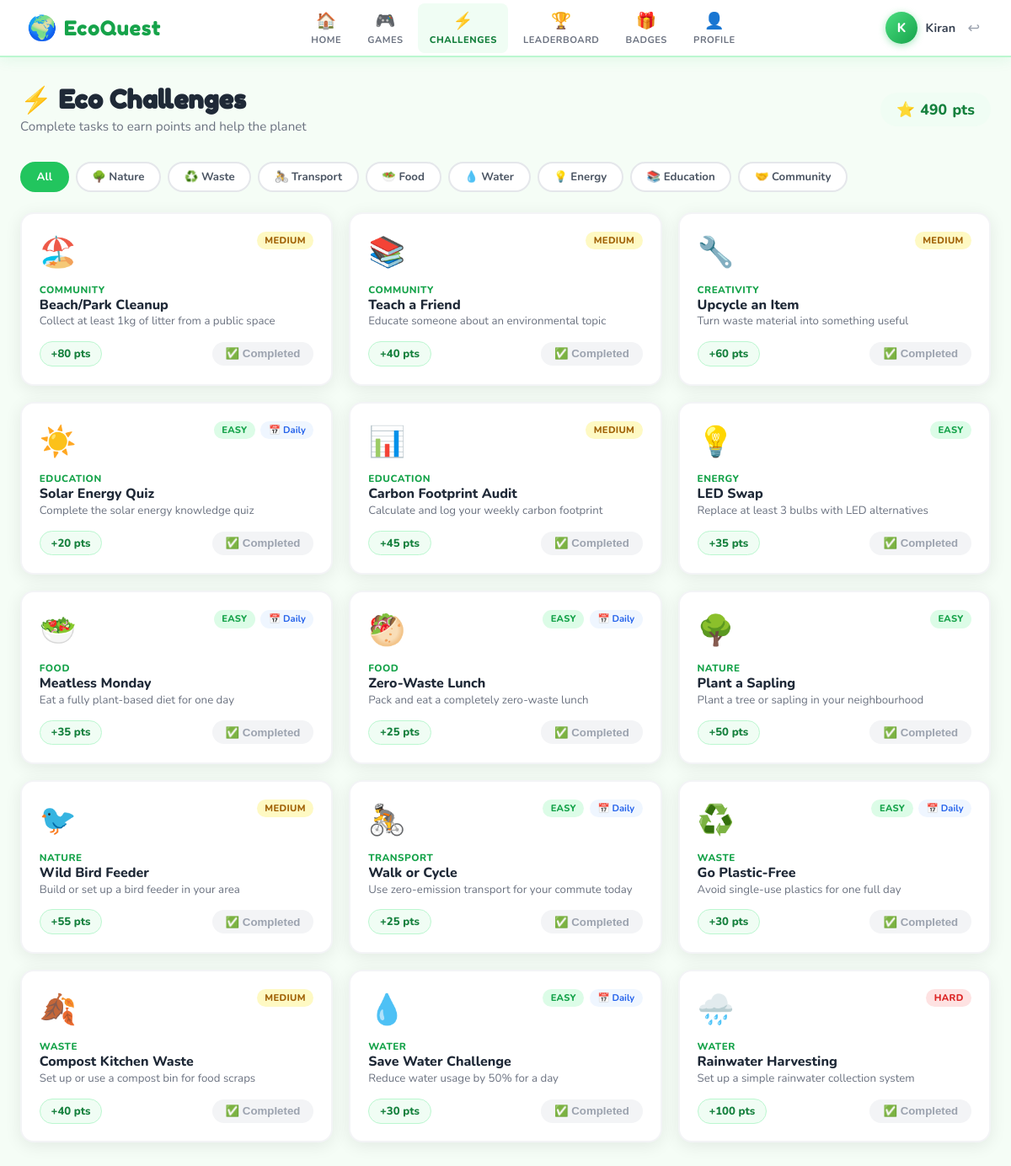
Screenshot of /challenges (signed in) with the database file from the repository.
### tables this page shows
CREATE TABLE users(
        id INTEGER PRIMARY KEY AUTOINCREMENT,
        name TEXT NOT NULL,
        email TEXT UNIQUE NOT NULL,
        password TEXT NOT NULL,
        points INTEGER DEFAULT 0,
        streak INTEGER DEFAULT 0,
        last_activity TEXT,
        avatar TEXT DEFAULT 'leaf',
        created_at TEXT DEFAULT CURRENT_TIMESTAMP
    , gold_coins INTEGER DEFAULT 0);

CREATE TABLE challenges(
        id INTEGER PRIMARY KEY AUTOINCREMENT,
        title TEXT NOT NULL,
        description TEXT NOT NULL,
        points INTEGER NOT NULL,
        category TEXT NOT NULL,
        difficulty TEXT DEFAULT 'easy',
        icon TEXT DEFAULT '🌱',
        daily INTEGER DEFAULT 0
    );

### app.py (the view)
@app.route('/challenges')
@login_required
def challenges():
    uid = session['user_id']
    db  = get_db()
    u   = db.execute('SELECT * FROM users WHERE id=?',(uid,)).fetchone()
    all_c = db.execute('SELECT * FROM challenges ORDER BY category, difficulty').fetchall()
    done  = {r['challenge_id'] for r in db.execute('SELECT DISTINCT challenge_id FROM completions WHERE user_id=?',(uid,)).fetchall()}
    db.close()
    lvl = level_for_points(u['points'])
    xp  = xp_progress(u['points'])
    return render_template('challenges.html', challenges=all_c, done=done, user=u, level=lvl, xp=xp)

### app.py (called while the page is built)
def get_db():
    conn = sqlite3.connect(DB)
    conn.row_factory = sqlite3.Row
    return conn

def login_required(f):
    @wraps(f)
    def decorated(*args, **kwargs):
        if 'user_id' not in session:
            return redirect(url_for('login'))
        return f(*args, **kwargs)
    return decorated

def level_for_points(pts):
    thresholds = [0,100,300,600,1000,1500,2200,3000,4000,5000]
    for i,t in enumerate(thresholds):
        if pts < t: return max(1,i)
    return len(thresholds)

def xp_progress(pts):
    thresholds = [0,100,300,600,1000,1500,2200,3000,4000,5000]
    lvl = level_for_points(pts)
    lo = thresholds[min(lvl-1, len(thresholds)-1)]
    hi = thresholds[min(lvl, len(thresholds)-1)]
    if hi == lo: return 100
    return int((pts - lo) / (hi - lo) * 100)

### templates/challenges.html (shortened to what this page needs)
{% extends "base.html" %}
{% block content %}
<div class="page-header">
  <div>
    <h1 class="page-title">⚡ Eco Challenges</h1>
    <p class="page-sub">Complete tasks to earn points and help the planet</p>
  </div>
  <div class="points-badge">
    <span>⭐</span> <span id="livePoints">{{ user.points }}</span> pts
  </div>
</div>
<div class="filter-tabs">
  <button class="ftab active" data-cat="all">All</button>
  <button class="ftab" data-cat="Nature">🌳 Nature</button>
  <button class="ftab" data-cat="Waste">♻️ Waste</button>
  <button class="ftab" data-cat="Transport">🚴 Transport</button>
  <button class="ftab" data-cat="Food">🥗 Food</button>
  <button class="ftab" data-cat="Water">💧 Water</button>
  <button class="ftab" data-cat="Energy">💡 Energy</button>
  <button class="ftab" data-cat="Education">📚 Education</button>
  <button class="ftab" data-cat="Community">🤝 Community</button>
</div>
<div class="challenges-grid" id="challengesGrid">
{% for c in challenges %}
  <div class="ch-card {% if c.id in done %}ch-done{% endif %}" data-cat="{{ c.category }}" id="card-{{ c.id }}">
    <div class="ch-card-top">
      <div class="ch-big-icon">{{ c.icon }}</div>
      <div class="ch-badges">
        <span class="diff-badge diff-{{ c.difficulty }}">{{ c.difficulty }}</span>
        {% if c.daily %}<span class="daily-badge">📅 Daily</span>{% endif %}
      </div>
    </div>
    <div class="ch-card-body">
      <div class="ch-card-cat">{{ c.category }}</div>
      <h3 class="ch-card-title">{{ c.title }}</h3>
      <p class="ch-card-desc">{{ c.description }}</p>
    </div>
    <div class="ch-card-footer">
      <div class="ch-pts-pill">+{{ c.points }} pts</div>
      {% if c.id in done %}
        <button class="btn-done" disabled>✅ Completed</button>
      {% else %}
        <button class="btn-complete-card" onclick="completeChallenge({{ c.id }}, this)">
          ✓ Complete
        </button>
      {% endif %}
    </div>
  </div>
{% endfor %}
</div>
{% endblock %}

### static/css/main.css (style rules this page uses)
:root { --green-50: #f0fdf4; --green-100: #dcfce7; --green-200: #bbf7d0; --green-400: #4ade80; --green-500: #22c55e; --green-600: #16a34a; --green-700: #15803d; --blue-50: #eff6ff; --blue-400: #60a5fa; --blue-500: #3b82f6; --blue-600: #2563eb; --orange-400: #fb923c; --orange-500: #f97316; --purple-400: #c084fc; --purple-500: #a855f7; --yellow-400: #facc15; --yellow-500: #eab308; --gray-50: #f9fafb; --gray-100: #f3f4f6; --gray-200: #e5e7eb; --gray-300: #d1d5db; --gray-400: #9ca3af; --gray-500: #6b7280; --gray-600: #4b5563; --gray-700: #374151; --gray-800: #1f2937; --gray-900: #111827; --radius: 16px; --radius-sm: 8px; --radius-lg: 24px; --shadow: 0 4px 20px rgba(0,0,0,.08); --shadow-md: 0 8px 30px rgba(0,0,0,.12); --shadow-lg: 0 16px 48px rgba(0,0,0,.16); --nav-h: 68px; }
*, *::before, *::after { box-sizing: border-box; margin: 0; padding: 0; }
html { scroll-behavior: smooth; }
body { font-family: 'Nunito', sans-serif; background: #f5fdf6; color: var(--gray-800); min-height: 100vh; }
.page-header { display:flex; align-items:center; justify-content:space-between; margin-bottom:2rem; flex-wrap:wrap; gap:1rem; }
.page-title { font-family:'Fredoka One',cursive; font-size:1.9rem; color:var(--gray-800); line-height:1.2; }
.page-sub { color:var(--gray-500); font-size:.95rem; margin-top:.2rem; }
.points-badge { display:flex; align-items:center; gap:.4rem; background:var(--green-50); border:2px solid var(--green-300); border-radius:50px; padding:.5rem 1.2rem; font-weight:800; color:var(--green-700); font-size:1.1rem; }
.filter-tabs { display:flex; gap:.5rem; flex-wrap:wrap; margin-bottom:1.5rem; }
.ftab { background:#fff; border:2px solid var(--gray-200); border-radius:50px; padding:.45rem 1.1rem; font-family:'Nunito',sans-serif; font-size:.83rem; font-weight:700; color:var(--gray-600); cursor:pointer; transition:.2s; }
.ftab.active { background:var(--green-500); border-color:var(--green-500); color:#fff; }
.challenges-grid { display:grid; grid-template-columns:repeat(auto-fill,minmax(290px,1fr)); gap:1.2rem; }
.ch-card { background:#fff; border-radius:var(--radius); padding:1.3rem; box-shadow:var(--shadow); border:2px solid var(--gray-100); display:flex; flex-direction:column; gap:.8rem; transition:.2s; }
.ch-card-top { display:flex; justify-content:space-between; align-items:flex-start; }
.ch-big-icon { font-size:2.2rem; }
.ch-badges { display:flex; gap:.4rem; flex-wrap:wrap; justify-content:flex-end; }
.diff-badge { font-size:.7rem; font-weight:800; padding:.2rem .6rem; border-radius:50px; text-transform:uppercase; letter-spacing:.3px; }
.diff-easy { background:#dcfce7; color:#16a34a; }
.diff-medium { background:#fef9c3; color:#a16207; }
.diff-hard { background:#fee2e2; color:#dc2626; }
.daily-badge { font-size:.7rem; font-weight:700; padding:.2rem .6rem; background:#eff6ff; color:#2563eb; border-radius:50px; }
.ch-card-cat { font-size:.73rem; font-weight:800; color:var(--green-600); text-transform:uppercase; letter-spacing:.5px; }
.ch-card-title { font-weight:800; font-size:1rem; color:var(--gray-800); line-height:1.3; }
.ch-card-desc { font-size:.83rem; color:var(--gray-500); line-height:1.5; flex:1; }
.ch-card-footer { display:flex; justify-content:space-between; align-items:center; }
.ch-pts-pill { background:var(--green-50); color:var(--green-700); border:1.5px solid var(--green-200); border-radius:50px; padding:.3rem .8rem; font-size:.82rem; font-weight:800; }
.btn-done { background:var(--gray-100); color:var(--gray-400); border:none; border-radius:50px; padding:.4rem 1rem; font-size:.83rem; font-weight:800; cursor:default; }
.ch-card.ch-done { opacity:.6; }

### rows the page displays
users: points "490"
challenges: icon "🏖️", difficulty "MEDIUM", category "COMMUNITY", title "Beach/Park Cleanup", description "Collect at least 1kg of litter from a public space", points "80", shows "✅ Completed"
challenges: icon "📚", difficulty "MEDIUM", category "COMMUNITY", title "Teach a Friend", description "Educate someone about an environmental topic", points "40", shows "✅ Completed"
challenges: icon "🔧", difficulty "MEDIUM", category "CREATIVITY", title "Upcycle an Item", description "Turn waste material into something useful", points "60", shows "✅ Completed"
challenges: icon "☀️", difficulty "EASY", daily "📅 Daily", category "EDUCATION", title "Solar Energy Quiz", description "Complete the solar energy knowledge quiz", points "20", shows "✅ Completed"
challenges: icon "📊", difficulty "MEDIUM", category "EDUCATION", title "Carbon Footprint Audit", description "Calculate and log your weekly carbon footprint", points "45", shows "✅ Completed"
challenges: icon "💡", difficulty "EASY", category "ENERGY", title "LED Swap", description "Replace at least 3 bulbs with LED alternatives", points "35", shows "✅ Completed"
challenges: icon "🥗", difficulty "EASY", daily "📅 Daily", category "FOOD", title "Meatless Monday", description "Eat a fully plant-based diet for one day", points "35", shows "✅ Completed"
challenges: icon "🥙", difficulty "EASY", daily "📅 Daily", category "FOOD", title "Zero-Waste Lunch", description "Pack and eat a completely zero-waste lunch", points "25", shows "✅ Completed"
challenges: icon "🌳", difficulty "EASY", category "NATURE", title "Plant a Sapling", description "Plant a tree or sapling in your neighbourhood", points "50", shows "✅ Completed"
challenges: icon "🐦", difficulty "MEDIUM", category "NATURE", title "Wild Bird Feeder", description "Build or set up a bird feeder in your area", points "55", shows "✅ Completed"
challenges: icon "🚴", difficulty "EASY", daily "📅 Daily", category "TRANSPORT", title "Walk or Cycle", description "Use zero-emission transport for your commute today", points "25", shows "✅ Completed"
challenges: icon "♻️", difficulty "EASY", daily "📅 Daily", category "WASTE", title "Go Plastic-Free", description "Avoid single-use plastics for one full day", points "30", shows "✅ Completed"
challenges: icon "🍂", difficulty "MEDIUM", category "WASTE", title "Compost Kitchen Waste", description "Set up or use a compost bin for food scraps", points "40", shows "✅ Completed"
challenges: icon "💧", difficulty "EASY", daily "📅 Daily", category "WATER", title "Save Water Challenge", description "Reduce water usage by 50% for a day", points "30", shows "✅ Completed"
challenges: icon "🌧️", difficulty "HARD", category "WATER", title "Rainwater Harvesting", description "Set up a simple rainwater collection system", points "100", shows "✅ Completed"

### other values shown
{{ session.user_name[0].upper() }} "K"
{{ session.user_name.split()[0] }} "Kiran"
